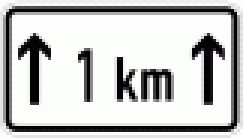
#> input picture web-images/z1001_31b.gif, 81 x 46 px (shown 3 times larger); its folder holds only this picture in this run
$ jupyter execute get_web_test_images.ipynb   (older library calls are emulated)
#> lines starting #> are read from the running program, lines starting #| are printed output that depends on the picture
[cell 1]
#This code will
# -- Read in all the gifs
# -- Convert them to JPG (removing transparency)
# -- Scale them to 32x24
# -- Pad them to 32x32
#Padded area is 0,0,0 (black)

import glob
import numpy as np
import math
from PIL import Image

fileList=glob.glob("web-images/*.gif")
for i in range(len(fileList)):
    im = Image.open(fileList[i]).convert('RGB')
#> im is the input picture: PIL image 81x46 RGB; mean R, G, B 195.6, 196.5, 195.6
    longer_side = max(im.size)
#> longer_side = 81
    if longer_side % 2 != 0:
        longer_side=longer_side+1
#> longer_side = 82
    horizontal_padding = (longer_side-im.size[0])/2
#> horizontal_padding = 0.5
    vertical_padding = (longer_side-im.size[1])/2
#> vertical_padding = 18
    im = im.crop((-horizontal_padding,-vertical_padding,im.size[0]+horizontal_padding,im.size[1]+vertical_padding))
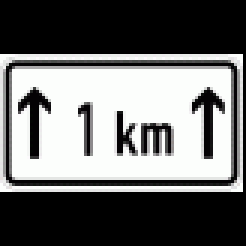
#> im: PIL image 82x82 RGB (shown 3 times larger); mean R, G, B 108.4, 108.9, 108.4
    #print(im.size)
    im.thumbnail((32,32), Image.ANTIALIAS)
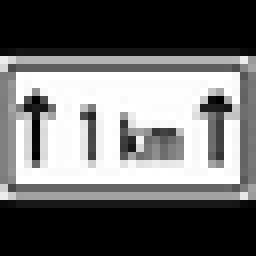
#> im: PIL image 32x32 RGB (shown 8 times larger); mean R, G, B 107.7, 108, 107.7
    im.save("web-images/"+str(i)+"compressed.jpg" , "JPEG")

$ run again, on web-images/z101r.gif
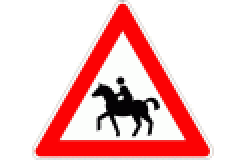
#> input picture web-images/z101r.gif, 120 x 80 px (shown 2 times larger)
#> `im = Image.open(fileList[i]).convert('RGB')`:
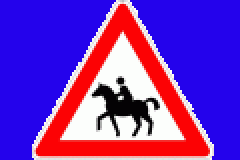
#> im: PIL image 120x80 RGB (shown 2 times larger); mean R, G, B 119.8, 52.8, 184
#> `im.thumbnail((32,32), Image.ANTIALIAS)`:
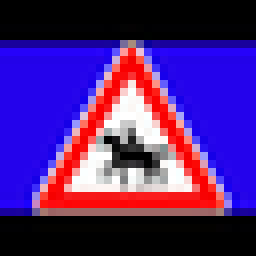
#> im: PIL image 32x32 RGB (shown 8 times larger); mean R, G, B 79.7, 36.3, 123.6

$ run again, on web-images/z1002_11 (1).gif
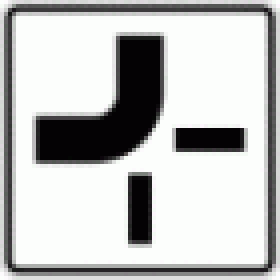
#> input picture web-images/z1002_11 (1).gif, 70 x 70 px (shown 4 times larger)
#> im is the input picture: PIL image 70x70 RGB; mean R, G, B 190.5, 191.5, 190.5
#> `im.thumbnail((32,32), Image.ANTIALIAS)`:
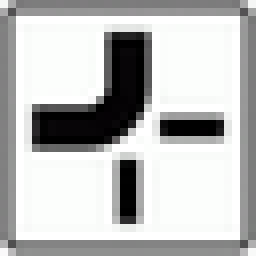
#> im: PIL image 32x32 RGB (shown 8 times larger); mean R, G, B 187.6, 188.3, 187.6
